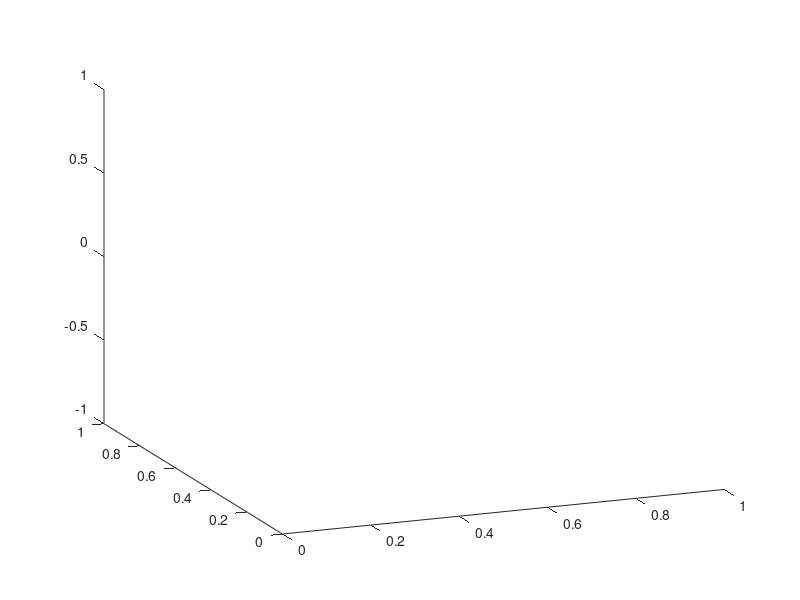

This figure's MATLAB source: (Note: this script raises an error after producing the figure.)
%% 先修复管道为直线需要近似的bug
clc;clear;%close all

% Map definition
gridptsX = 0:1:299;
gridptsY = 0:1:299;
gridptsZ = 0:1:539;


[mapX, mapY, mapZ] = meshgrid(gridptsX,gridptsY,gridptsZ);
N = numel(mapX);

s = 0:0.01:3;
h=20*exp(linspace(0,1.1,length(s)));
kappa=(0.1)./h;tau=0.4./h;
a=kappa./(kappa.^2+tau.^2);
b=tau./(kappa.^2+tau.^2);
sw=sqrt(kappa.^2+tau.^2).*s;
mastX= a.*sin(sw);
mastY = a.*cos(sw);
mastZ = b.*sw;

figure;view([-22 19.6]);
if kappa~=0
    [x,y,z,t]=tubeplot(mastX,mastY,mastZ,h,s,50);
else
    %[x,y,z,t]=cylplot(mastX,mastY,mastZ,h,s,50);

end
% 
figure;
plot3(mastX,mastY,mastZ);hold on;
plot3(mastX(1), mastY(1), mastZ(1),'r*');
surf(x,y,z,'LineStyle','none');

% plot3(mapX(:), mapY(:), mapZ(:),'.');

axis equal
daspect([1,1,1]); camlight;
xlabel('x');ylabel('y');zlabel('z');
grid on
[newmastX,newmastY,newmastZ]=rotateGeo([mastX(:) mastY(:) mastZ(:)],t(1,:),'z',[250,250,0]);
plot3(newmastX,newmastY,newmastZ)
plot3(newmastX(1),newmastY(2),newmastZ(3),'b*');

[x,y,z,t,n]=tubeplot(newmastX,newmastY,newmastZ,h,s,50);hold on;
surf(x,y,z,'LineStyle','none');

tic
%10核并行
p=10;
parfor k=1:10
[k_in{k}]=inshape_tube(mapX((k-1)*(N/p)+1:(k)*N/p),mapY((k-1)*(N/p)+1:(k)*N/p),mapZ((k-1)*(N/p)+1:(k)*N/p),newmastX(:),newmastY(:),newmastZ(:),t,h,-1,1);
end
toc
kin=[];
for k=1:10
[kin]=[kin k_in{k}+(k-1)*(N/p)];
end
figure
plot3(mapX(kin), mapY(kin), mapZ(kin),'.');

%% output to data file
Final3Ddata=zeros(size(mapX));
Final3Ddata(kin)=1;
[row,col,page] = ind2sub(size(mapX),cell2mat(k_in));
% figure
% plot3(row,col,page,'.')
% axis equal
Final3Ddata1=permute(Final3Ddata,[1,3,2]);
%Write output to 3D.dat with space delimiter.
dlmwrite('3D.dat',Final3Ddata1,'delimiter',' ');
figure
isosurface(Final3Ddata1)


function [newmastX,newmastY,newmastZ]=rotateGeo(M,t,base,destination) % 旋转Geo
% h:物体的坐标
% azel：旋转坐标轴的方向
% alpha：转的角度
% origin:旋转坐标轴的起点
origin=M(1,:);
if base=='x'
    axis=[1,0,0];
elseif base=='y'
    axis=[0,1,0];
elseif base=='z'
    axis=[0,0,1];
end
azel=cross(t,axis);
alph=acos(dot(t(1,:),axis)/(norm(t(1,:))*norm(axis)));
% find unit vector for axis of rotation
u = azel(:)/norm(azel);
cosa = cos(alph);
sina = sin(alph);
vera = 1 - cosa;
x = u(1);y = u(2);z = u(3);
rot = [cosa+x^2*vera x*y*vera-z*sina x*z*vera+y*sina; ...
    x*y*vera+z*sina cosa+y^2*vera y*z*vera-x*sina; ...
    x*z*vera-y*sina y*z*vera+x*sina cosa+z^2*vera]';
    [m1,n1]=size(M);
    B=repmat(origin,m1,1);
    M1 = (M-B)*rot+B;
    M2=((M1'))';%由于旋转接近180度，前尾缘倒置
    h1=M2-M(1,:)+destination;
    newmastX=h1(:,1);
    newmastY=h1(:,2);
    newmastZ=h1(:,3);

end




%%
function [k_in]=inshape_tube(x0,y0,z0,x,y,z,t,r,h_min,h_max)
for  k=1:length(x0)
    temp=sum(([x y z]-[x0(k) y0(k) z0(k)]).*t,2);
    k_zeros=find (temp(1:end-1).*temp(2:end)<=0);
    r0=sqrt((x(k_zeros)-x0(k)).^2+(y(k_zeros)-y0(k)).^2+(z(k_zeros)-z0(k)).^2);
    if isempty(r0)
        isin(k)=0;
    else
        isin(k)=max((r0.'-r(k_zeros))<h_max & (r0.'-r(k_zeros))>h_min);
    end
end
k_in=find(isin==1);
end
